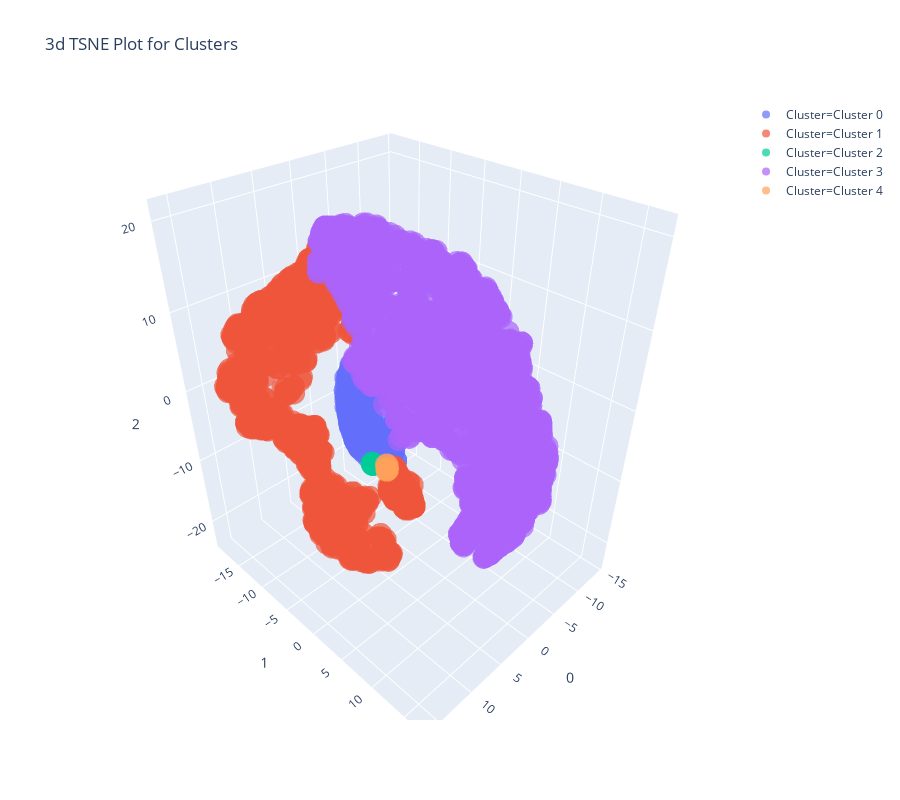

Write notebook code for a chart like this one.
### Code cell
plot_model(kmeans,plot='tsne')

### Figure 1 — Plotly figure (JSON) as saved in the notebook; plotly's stock layout.template omitted (floating-point values rounded to 4 significant figures; data arrays with more than 128 entries replaced by an {"elided": "..."} marker saying what was removed)
{"data": [{"customdata": {"elided": "249x1 int values"}, "hoverlabel": {"namelength": 0}, "hovertemplate": "Cluster=Cluster 0<br>0=%{x}<br>1=%{y}<br>2=%{z}<br>Feature=%{customdata[0]}", "legendgroup": "Cluster=Cluster 0", "marker": {"color": "#636efa", "opacity": 0.7, "symbol": "circle"}, "mode": "markers", "name": "Cluster=Cluster 0", "scene": "scene", "showlegend": true, "type": "scatter3d", "x": {"elided": "249 float values"}, "y": {"elided": "249 float values"}, "z": {"elided": "249 float values"}}, {"customdata": {"elided": "1055x1 int values"}, "hoverlabel": {"namelength": 0}, "hovertemplate": "Cluster=Cluster 1<br>0=%{x}<br>1=%{y}<br>2=%{z}<br>Feature=%{customdata[0]}", "legendgroup": "Cluster=Cluster 1", "marker": {"color": "#EF553B", "opacity": 0.7, "symbol": "circle"}, "mode": "markers", "name": "Cluster=Cluster 1", "scene": "scene", "showlegend": true, "type": "scatter3d", "x": {"elided": "1055 float values"}, "y": {"elided": "1055 float values"}, "z": {"elided": "1055 float values"}}, {"customdata": [[17481], [17405], [16009], [13991]], "hoverlabel": {"namelength": 0}, "hovertemplate": "Cluster=Cluster 2<br>0=%{x}<br>1=%{y}<br>2=%{z}<br>Feature=%{customdata[0]}", "legendgroup": "Cluster=Cluster 2", "marker": {"color": "#00cc96", "opacity": 0.7, "symbol": "circle"}, "mode": "markers", "name": "Cluster=Cluster 2", "scene": "scene", "showlegend": true, "type": "scatter3d", "x": [7.788, 7.79, 7.763, 7.831], "y": [0.6567, 0.7369, 0.7975, 0.8163], "z": [-3.847, -3.913, -3.99, -3.939]}, {"customdata": {"elided": "3025x1 int values"}, "hoverlabel": {"namelength": 0}, "hovertemplate": "Cluster=Cluster 3<br>0=%{x}<br>1=%{y}<br>2=%{z}<br>Feature=%{customdata[0]}", "legendgroup": "Cluster=Cluster 3", "marker": {"color": "#ab63fa", "opacity": 0.7, "symbol": "circle"}, "mode": "markers", "name": "Cluster=Cluster 3", "scene": "scene", "showlegend": true, "type": "scatter3d", "x": {"elided": "3025 float values"}, "y": {"elided": "3025 float values"}, "z": {"elided": "3025 float values"}}, {"customdata": [[13307], [15823], [17763], [17956], [16738], [13256]], "hoverlabel": {"namelength": 0}, "hovertemplate": "Cluster=Cluster 4<br>0=%{x}<br>1=%{y}<br>2=%{z}<br>Feature=%{customdata[0]}", "legendgroup": "Cluster=Cluster 4", "marker": {"color": "#FFA15A", "opacity": 0.7, "symbol": "circle"}, "mode": "markers", "name": "Cluster=Cluster 4", "scene": "scene", "showlegend": true, "type": "scatter3d", "x": [5.588, 5.707, 5.256, 5.293, 5.769, 5.501], "y": [0.6923, 0.7984, 0.3222, 0.2528, 0.8287, 0.6174], "z": [-5.963, -5.966, -5.885, -5.788, -5.942, -5.963]}], "layout": {"height": 800, "legend": {"tracegroupgap": 0}, "scene": {"domain": {"x": [0, 1], "y": [0, 1]}, "xaxis": {"title": {"text": "0"}}, "yaxis": {"title": {"text": "1"}}, "zaxis": {"title": {"text": "2"}}}, "title": {"text": "3d TSNE Plot for Clusters"}, "width": 900}}
